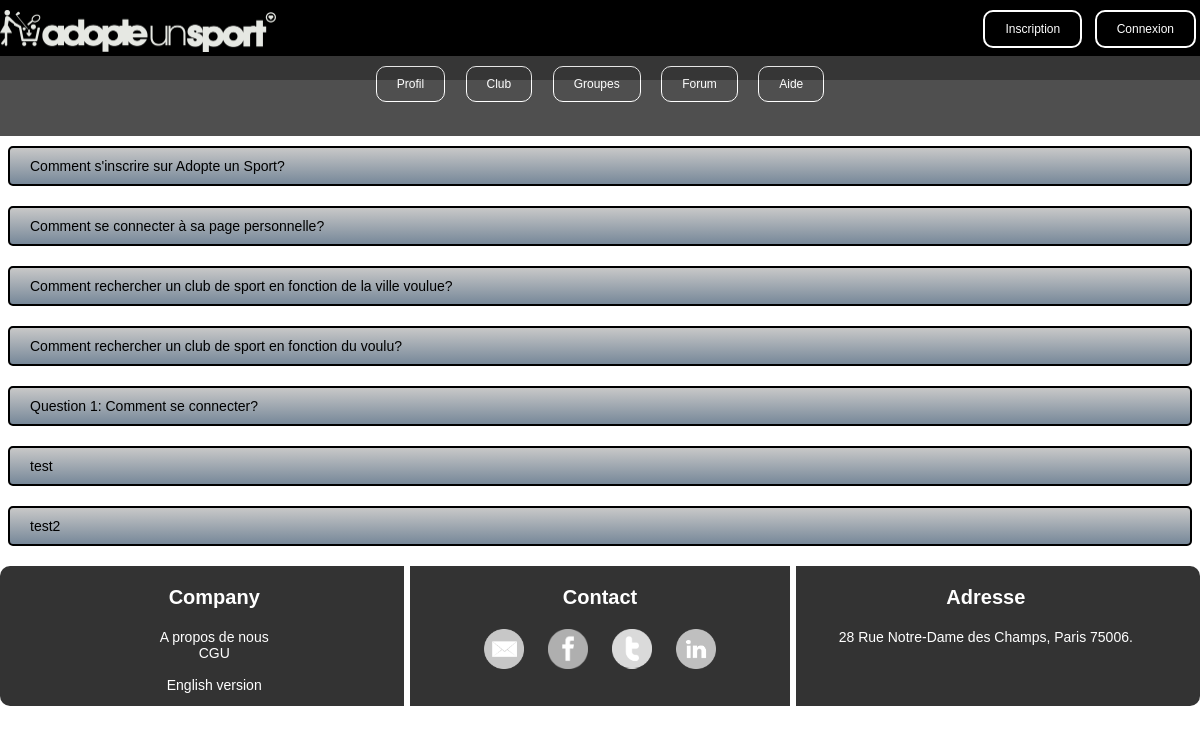
/faq.php, run on an earlier commit of the app's database.
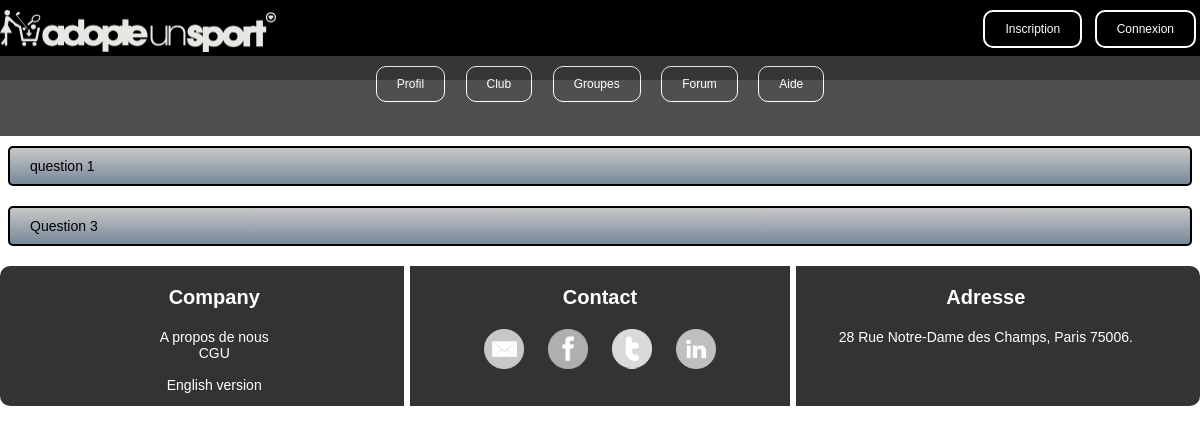
And on a later commit of the database.
### tables this page shows
CREATE TABLE IF NOT EXISTS `faq` (
  `Id` int(11) NOT NULL AUTO_INCREMENT,
  `Question` varchar(5000) NOT NULL,
  `Reponse` varchar(5000) NOT NULL,
  PRIMARY KEY (`Id`)
);

### faq.php (the view, shortened to what this page needs)
<!DOCTYPE html>
<html>
	<head>
		<link href='assets/css/styleheaderfooter.css' rel='stylesheet' type='text/css' />
		<link href='assets/css/style.css' rel='stylesheet' type='text/css' />
	</head>
	<body>
		<?php include("headermembre.php"); ?>
		<div class="faq">
			<?php
		try
		{
			$bdd = new PDO('mysql:host=localhost;dbname=app_info;charset=utf8', 'root', '');
		}
		catch(Exception $e)
		{
        	die('Erreur : '.$e->getMessage());
		}
		$reponse = $bdd->query('SELECT Question, Reponse FROM faq ORDER BY Id');
		while ($donnees = $reponse->fetch())
		{ ?>
			<div class="posts">
			<div class="question case">
				<?php
				echo $donnees['Question'];
				?>
			</div>
		</div>
		<?php
		}
		?>
		</div>
		<?php include("footermembre.php"); ?>
	</body>
</html>

What changed in the data, as far as the page shows it:
removed faq: Question "Comment s'inscrire sur Adopte un Sport?"
removed faq: Question "Comment se connecter à sa page personnelle?"
removed faq: Question "Comment rechercher un club de sport en fonction de la ville voulue?"
removed faq: Question "Comment rechercher un club de sport en fonction du voulu?"
removed faq: Question "Question 1: Comment se connecter?"
removed faq: Question "test"
removed faq: Question "test2"
added faq: Question "question 1"
added faq: Question "Question 3"
